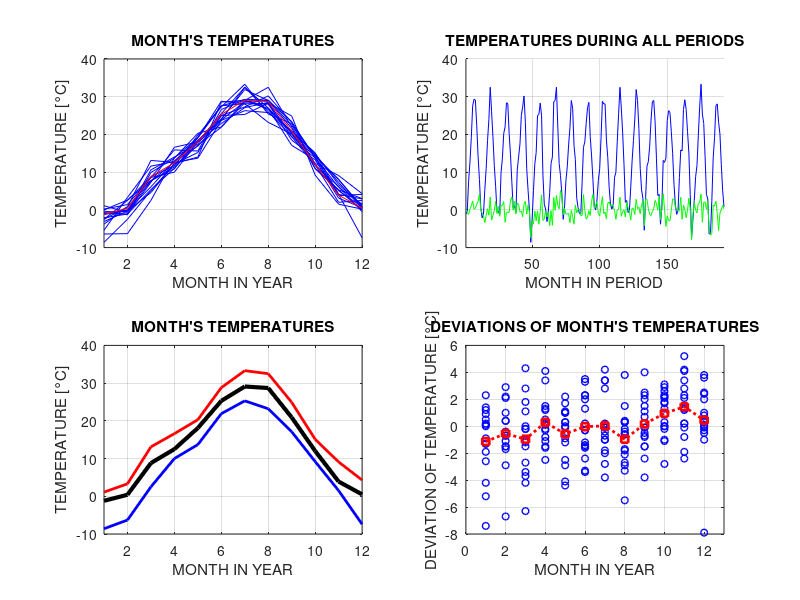

Reproduce this figure in MATLAB.
Temp = [-1.1 -0.3  7.6 12.7 19.2 27.6 29.3 29.1 22.4 14.2 8.1  0.5
		-2.1 -1.1  5.4 11.0 18.4 23.9 32.5 26.0 19.4 11.8 6.2 -0.5  
		-0.3 -1.3  9.9 13.7 20.3 22.0 28.4 28.1 20.2 14.6 7.3  0.4  
		 1.1 -0.7 10.6 14.0 17.5 25.0 27.3 30.2 23.2 10.9 5.2  0.0  
		-8.6 -2.5  5.1 12.2 15.2 25.0 25.3 28.3 24.9  9.2 1.5  0.2  
		-3.1 -0.3  4.6 12.3 14.0 28.6 29.0 32.5 22.0 12.3 9.1  4.3  
		-2.5  0.8  7.7 11.4 17.2 21.9 29.0 26.9 17.1 13.3 3.1  0.6  
		-1.0 -1.1 17.3 26.6 28.0 32.9 37.1 38.5 29.4 14.3 8.0  0.9  
		 0.0  2.6  7.8 10.9 19.1 28.8 28.1 28.1 18.5 13.8 6.0  1.5  
		 0.2  1.4  8.6 10.0 18.1 25.5 32.5 27.0 20.4 12.0 2.0  2.5  
		-0.7 -0.1  6.1 13.0 18.4 24.1 31.9 29.0 21.6 11.0 5.3  3.0  
		-5.4  3.3 11.6 12.8 16.9 23.8 28.7 29.0 23.4 13.7 3.8  4.1  
		-3.8  0.8 13.1 12.6 13.7 23.7 26.3 25.8 20.8 14.9 6.7  1.3  
		-1.2  0.0  8.6 15.9 15.6 26.6 29.2 26.6 20.8 15.1 4.1 -7.4  
		-2.5  2.5  8.8 11.7 19.8 27.3 33.3 25.4 22.9 14.1 4.1  2.9  
		-6.4 -6.3  2.5 13.8 19.1 27.6 28.1 23.2 20.1 12.0 5.1  0.8];
    
LTAvT = [-1.2 0.4  8.8 12.5 18.1 25.3 29.1 28.7 20.9 12.0 3.9  0.5]; 

Temp(8,3:9) = Temp(8,3:9) - 10;
Month = 1:size(Temp,2);
V = reshape(Temp', 1, []);
DeviationMat = Temp - (ones(16,1)*LTAvT);
Deviation = reshape(DeviationMat',1,[]);


% plotting of temperatures in one chart (one line - one year)
figure()
subplot(2,2,1)
plot(Month,Temp(1:16, :),'b')
hold on
plot(Month,LTAvT, 'r')
grid on
xlim([1 12])         
title('MONTH''S TEMPERATURES')
xlabel('MONTH IN YEAR')
ylabel('TEMPERATURE [°C]')
hold off

% plotting of temperatures in one chart (one line - all years)

subplot(2,2,2)
hold on
plot(1:size(V,2),V, 'b')
plot(1:size(V,2), Deviation, 'g')
grid on
xlim([1 size(V,2)])
title('TEMPERATURES DURING ALL PERIODS')
xlabel('MONTH IN PERIOD')
ylabel('TEMPERATURE [°C]')
hold off

% plot of maximum/average/minimum temperatures

subplot(2,2,3)
plot(Month,max(Temp(1:16, :)),'r', 'LineWidth',2)
hold on
plot(Month,LTAvT, 'k', 'LineWidth',3)
plot(Month,min(Temp(1:16, :)), 'b', 'LineWidth',2)
grid on
xlim([1 12])        
title('MONTH''S TEMPERATURES')
xlabel('MONTH IN YEAR')
ylabel('TEMPERATURE [°C]')
hold off

% plot of deviation of temperatures with average value
subplot(2,2,4)
plot(Month,DeviationMat(1:16, :),'bo', 'MarkerSize', 5, 'LineWidth', 1)
hold on
plot(Month,sum(DeviationMat)/16, 'r:s', 'MarkerSize', 5 ,'LineWidth', 2)
grid on
xlim([0 13])        
title('DEVIATIONS OF MONTH''S TEMPERATURES')
xlabel('MONTH IN YEAR')
ylabel('DEVIATION OF TEMPERATURE [°C]')
hold off